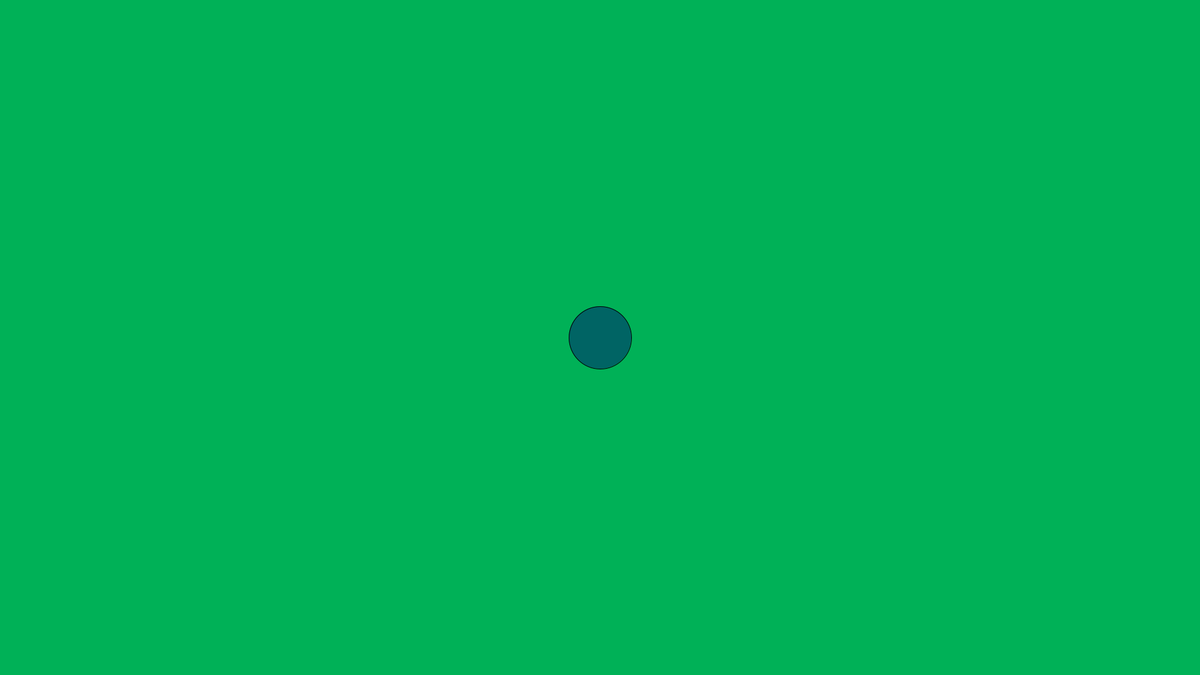
Frame 1 (no input)
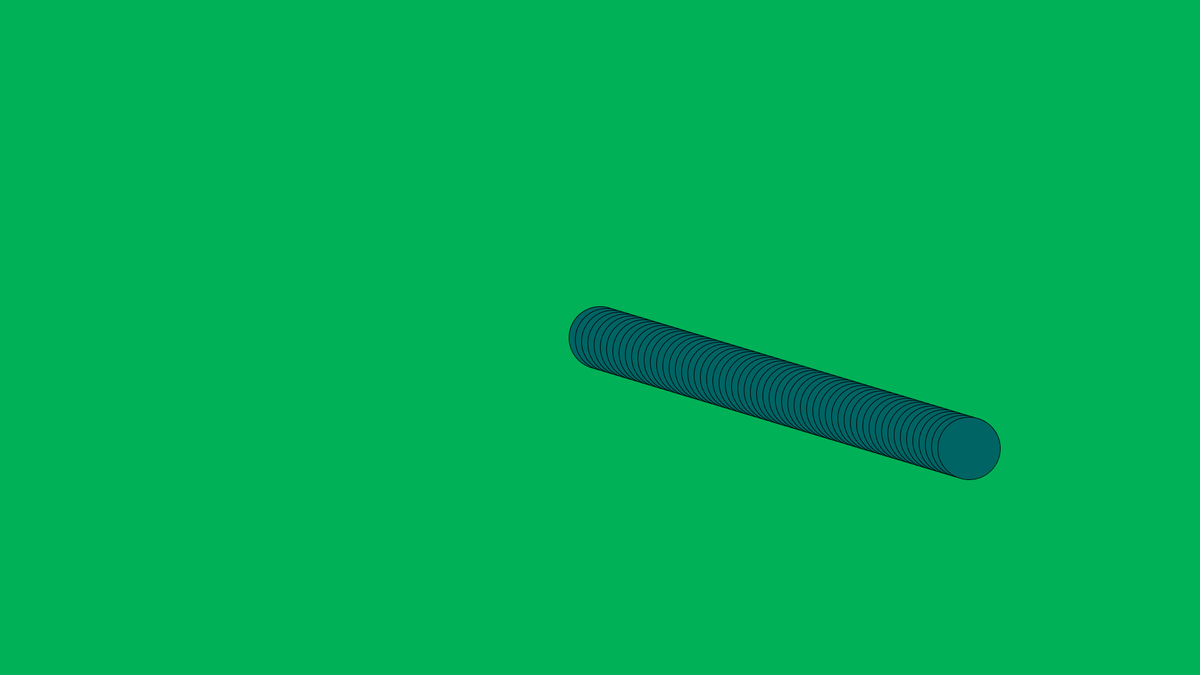
Frame 60 (the mouse pressed at the canvas centre just before this capture)
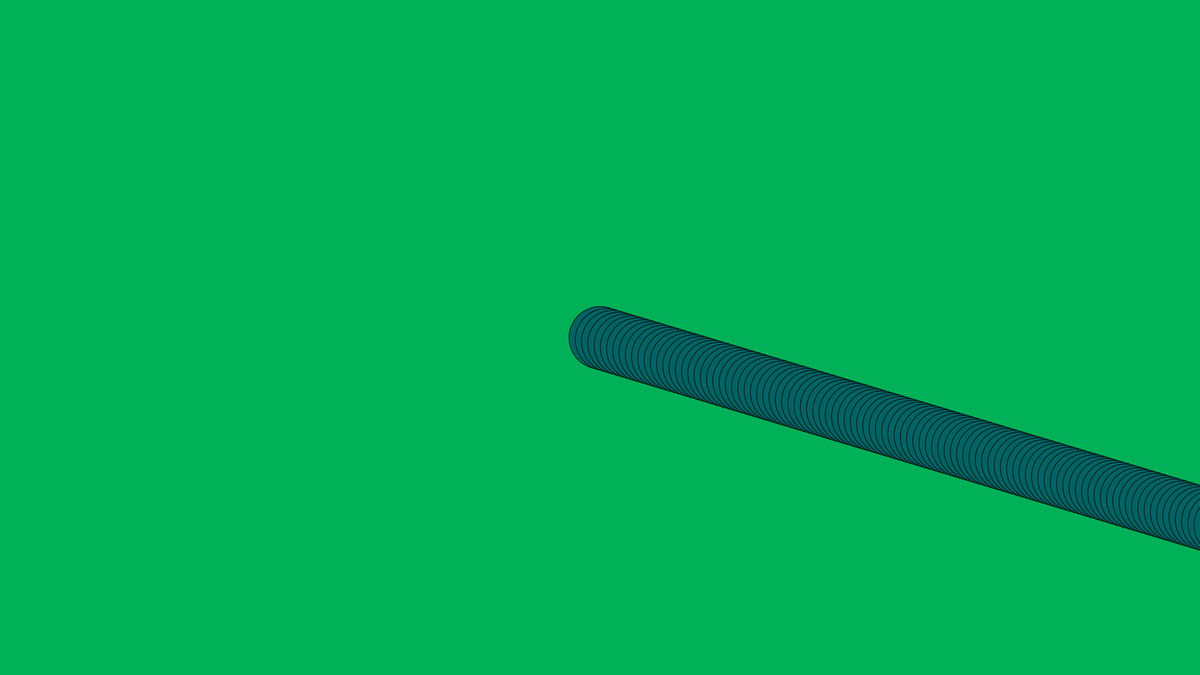
Frame 120 (the mouse held since frame 60 and released just before this capture)

The Processing sketch that drew these frames (run headless with seeded random() and noise(); from frame 60 on, the mouse is pressed at the canvas centre):

// Processing sketch: es05
// ── es05.pde
private CerchioDinamico cd;

public void settings(){
  size(1920,1080);
}

public void setup(){
  cd = new CerchioDinamico();
  background(0, 177, 87);
}

public void draw(){
  
  cd.setDim(100);
  //randomizzo il colore 0..255
  cd.setColor(color(0, 100, 100));
   
  cd.show();
  cd.move();
  
  delay(10);
}

// ── Cerchio.pde
public class Cerchio{
  private static final int DIM_DEF = 100;  //dimesione di default
  private float dim;  //diametro delcerchio
  private float x;  //coordiante x e y
  private float y;
  private color colore;  //colore rimepimento e del bordo
  private color bordo;
  
  public Cerchio(){
    dim = DIM_DEF;
    //imposto di default il colore bianco ed il bordo nero
    colore = color(255,255,255);
    bordo = color(0,0,0);
    x = width / 2;
    y = height / 2;
  }
  
  public void setX(float x){
    this.x = x;
  }
  
  public void setY(float y){
    this.y = y;
  }
  
  public void setColor(color colore){
    this.colore = colore;
  }
  
  public void SetStroke(color bordo){
    this.bordo = bordo;
  }
  
  public void setDim(float dim){
    this.dim = dim;
  }
  
  public float getX(){
    return x;
  }
  
  public float getY(){
    return y;
  }
  
  public color getColore(){
    return colore;
  }
  
  public color getStroke(){
    return bordo;
  }
  public void show(){
    fill(colore);
    stroke(bordo);
    circle(x,y,dim);
  }
}

// ── CerchioDinamico.pde
public class CerchioDinamico extends Cerchio{
  private float speedx;  //coordiante x e y
  private float speedy;
  private float posx=0;
  private float posy=0;
  
  public CerchioDinamico(){
    super();
    speedx = 10;
    speedy = 3;
  }
  
  public void move(){
    setX(getX() + speedx);
    setY(getY() + speedy);
  }
  
  public void setspeedx(float speedx){
    this.speedx = speedx;
  }
  
  public void setspeedy(float speedy){
    this.speedy = speedy;
  }
  
  public float getspeedx(){
    return speedx;
  }
  
  public float getspeedy(){
    return speedy;
  }
}
